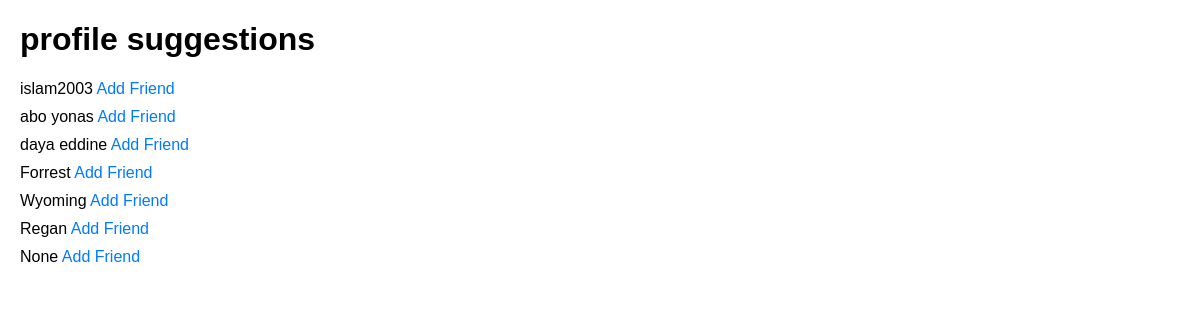
The page /profiles/ (signed in) on the database as committed earlier.
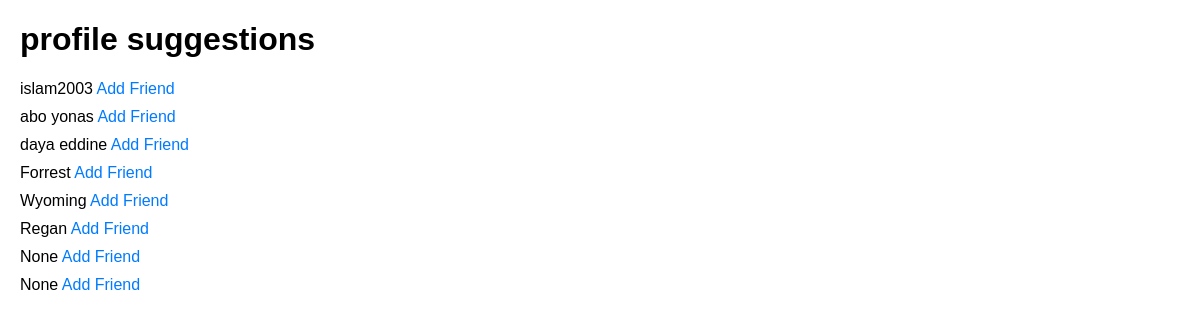
The same page on the database as committed later.
### accounts/models.py (models this page shows, shortened)
class Profile(models.Model):
    user = models.OneToOneField(User, on_delete=models.CASCADE, related_name='profile')
    first_name = models.CharField(max_length=30,null=True,blank=True)
    last_name = models.CharField(max_length=30,null=True,blank=True)
    image_profile = models.ImageField(upload_to='profile_images/',null=True, blank=True)
    bio = models.TextField(null=True,blank=True)
    date_birth = models.DateField(null=True,blank=True)
    created_at = models.DateTimeField(auto_now_add=True)
    updated_at = models.DateTimeField(auto_now=True)
    class Meta:
        verbose_name = 'Profile'
        verbose_name_plural = 'Profiles'

### friends/views.py (the view)
# urls.py: path('profiles/',FreindRequestSuggestions,name="profiles"),
def FreindRequestSuggestions(request):
    current_profile = request.user.profile
    send_requests = FriendRequest.objects.filter(sender = current_profile).values_list('receiver_id',flat=True)
    receiver_requests = FriendRequest.objects.filter(receiver = current_profile).values_list('sender_id',flat=True)
    all_exculded_ids = list(send_requests) + list(receiver_requests)
    profile_suggestions = Profile.objects.exclude(id__in = all_exculded_ids).exclude(id = current_profile.id)
    return render(request,'profiles.html',{"profile_suggestions":profile_suggestions})

### notifications/context_processors.py (called while the page is built)
def notification_count(request):
    if request.user.is_authenticated:
        count = Notification.objects.filter(
            recipient=request.user,
            is_read=False
        ).count()
        return {'unread_notifications': count}
    return {'unread_notifications': 0}

### friends/templates/profiles.html (shortened to what this page needs)
<!DOCTYPE html>
<html lang="en">
<head>
</head>
<body>
     <h1>profile suggestions </h1>
    <ul class="profile-list">
        {% for profile in profile_suggestions %}
            <li class="profile-item">
                {{ profile.first_name }}
                <a href="{% url 'add-friend' profile.id %}">Add Friend</a>
            </li>
        {% endfor %}
    </ul>
</body>
</html>

Rows that differ between the two databases and show on the page:
added Profile: first_name "None"
